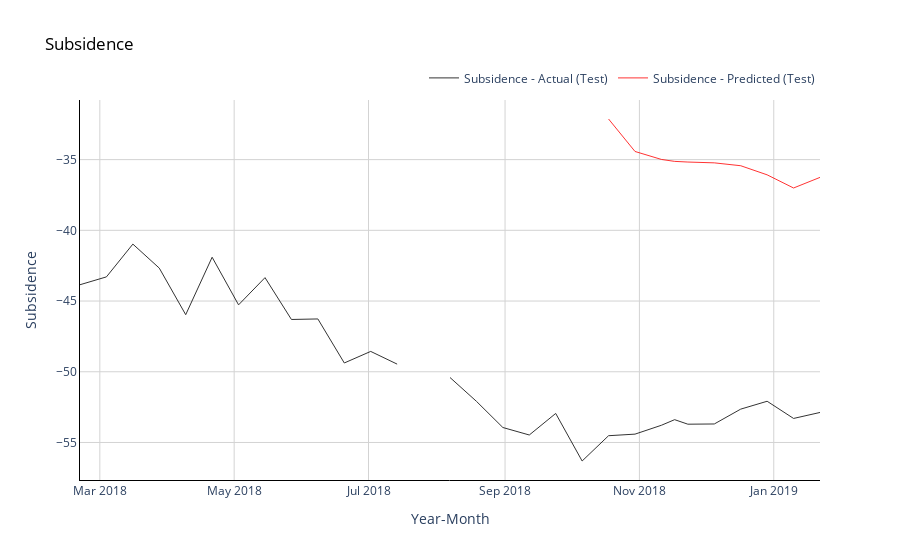

Notebook cell for this chart:
### Code cell
# Plot average monthly temperatures (actual and predicted) for test (out of time) data
fig = go.Figure()

# Trace for actual temperatures
fig.add_trace(go.Scatter(x=np.array(df_test.columns),
                         y=np.array(df_test.values).flatten(),
                         mode='lines',
                         name='Subsidence - Actual (Test)',
                         opacity=0.8,
                         line=dict(color='black', width=1)
                        ))

# Trace for predicted temperatures
fig.add_trace(go.Scatter(x=np.array(df_test.columns[-timestep:]),
                         y=pred_test.flatten(),
                         mode='lines',
                         name='Subsidence - Predicted (Test)',
                         opacity=0.8,
                         line=dict(color='red', width=1)
                        ))

# Change chart background color
fig.update_layout(dict(plot_bgcolor = 'white'))

# Update axes lines
fig.update_xaxes(showgrid=True, gridwidth=1, gridcolor='lightgrey', 
                 zeroline=True, zerolinewidth=1, zerolinecolor='lightgrey', 
                 showline=True, linewidth=1, linecolor='black',
                 title='Year-Month'
                )

fig.update_yaxes(showgrid=True, gridwidth=1, gridcolor='lightgrey', 
                 zeroline=True, zerolinewidth=1, zerolinecolor='lightgrey', 
                 showline=True, linewidth=1, linecolor='black',
                 title='Subsidence'
                )

# Set figure title
fig.update_layout(title=dict(text="Subsidence", font=dict(color='black')),
                  legend=dict(orientation="h", yanchor="bottom", y=1.02, xanchor="right", x=1)
                 )
fig.show()

### Figure 1 — Plotly figure (JSON) as saved in the notebook; plotly's stock layout.template omitted (floating-point values rounded to 4 significant figures)
{"data": [{"line": {"color": "black", "width": 1}, "mode": "lines", "name": "Subsidence - Actual (Test)", "opacity": 0.8, "type": "scatter", "x": ["2018-02-20T00:00:00.000000000", "2018-03-04T00:00:00.000000000", "2018-03-16T00:00:00.000000000", "2018-03-28T00:00:00.000000000", "2018-04-09T00:00:00.000000000", "2018-04-21T00:00:00.000000000", "2018-05-03T00:00:00.000000000", "2018-05-15T00:00:00.000000000", "2018-05-27T00:00:00.000000000", "2018-06-08T00:00:00.000000000", "2018-06-20T00:00:00.000000000", "2018-07-02T00:00:00.000000000", "2018-07-14T00:00:00.000000000", "2018-07-26T00:00:00.000000000", "2018-08-07T00:00:00.000000000", "2018-08-19T00:00:00.000000000", "2018-08-31T00:00:00.000000000", "2018-09-12T00:00:00.000000000", "2018-09-24T00:00:00.000000000", "2018-10-06T00:00:00.000000000", "2018-10-18T00:00:00.000000000", "2018-10-30T00:00:00.000000000", "2018-11-11T00:00:00.000000000", "2018-11-17T00:00:00.000000000", "2018-11-23T00:00:00.000000000", "2018-12-05T00:00:00.000000000", "2018-12-17T00:00:00.000000000", "2018-12-29T00:00:00.000000000", "2019-01-10T00:00:00.000000000", "2019-01-22T00:00:00.000000000"], "y": [-43.85, -43.29, -40.97, -42.67, -45.97, -41.9, -45.27, -43.34, -46.3, -46.27, -49.38, -48.56, -49.46, null, -50.41, -52.09, -53.94, -54.47, -52.95, -56.31, -54.52, -54.41, -53.78, -53.39, -53.71, -53.69, -52.64, -52.09, -53.3, -52.88]}, {"line": {"color": "red", "width": 1}, "mode": "lines", "name": "Subsidence - Predicted (Test)", "opacity": 0.8, "type": "scatter", "x": ["2018-10-18T00:00:00.000000000", "2018-10-30T00:00:00.000000000", "2018-11-11T00:00:00.000000000", "2018-11-17T00:00:00.000000000", "2018-11-23T00:00:00.000000000", "2018-12-05T00:00:00.000000000", "2018-12-17T00:00:00.000000000", "2018-12-29T00:00:00.000000000", "2019-01-10T00:00:00.000000000", "2019-01-22T00:00:00.000000000"], "y": [-32.13, -34.42, -34.99, -35.13, -35.17, -35.23, -35.43, -36.08, -37.01, -36.26, -32.13, -34.41, -34.98, -35.11, -35.16, -35.22, -35.42, -36.07, -36.99, -36.24, -32.12, -34.4, -34.96, -35.1, -35.14, -35.2, -35.4, -36.04, -36.96, -36.23, -32.13, -34.44, -34.99, -35.12, -35.16, -35.21, -35.39, -36.01, -36.96, -36.24, null, null, null, null, null, null, null, null, null, null, null, null, null, null, null, null, null, null, null, null, null, null, null, null, null, null, null, null, null, null, null, null, null, null, null, null, null, null, null, null, null, null, null, null, null, null, null, null, null, null, null, null, null, null, null, null, null, null, null, null, null, null, null, null, null, null, null, null, null, null]}], "layout": {"legend": {"orientation": "h", "x": 1, "xanchor": "right", "y": 1.02, "yanchor": "bottom"}, "plot_bgcolor": "white", "title": {"font": {"color": "black"}, "text": "Subsidence"}, "xaxis": {"gridcolor": "lightgrey", "gridwidth": 1, "linecolor": "black", "linewidth": 1, "showgrid": true, "showline": true, "title": {"text": "Year-Month"}, "zeroline": true, "zerolinecolor": "lightgrey", "zerolinewidth": 1}, "yaxis": {"gridcolor": "lightgrey", "gridwidth": 1, "linecolor": "black", "linewidth": 1, "showgrid": true, "showline": true, "title": {"text": "Subsidence"}, "zeroline": true, "zerolinecolor": "lightgrey", "zerolinewidth": 1}}}
